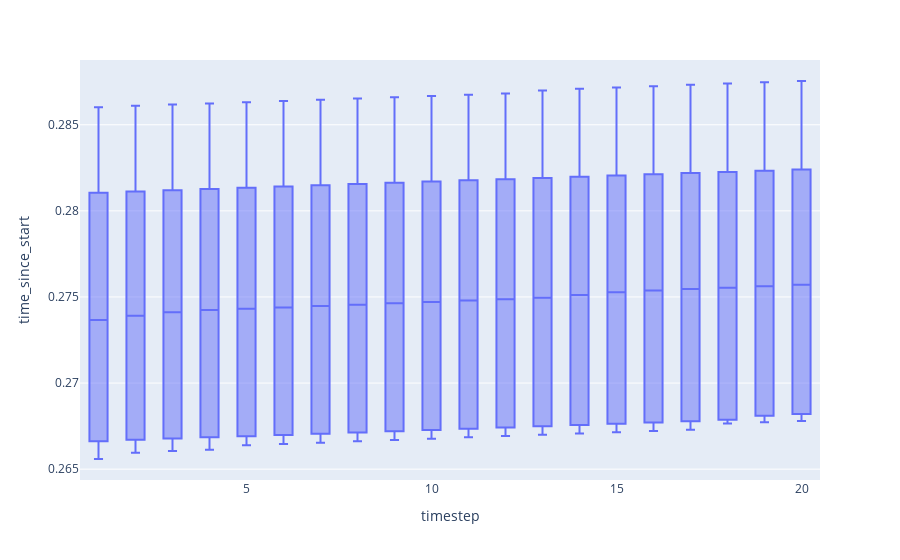

Notebook source saved alongside this figure:
### Code cell
from cadCAD_tools.profiling.visualizations import visualize_elapsed_time_per_ts

visualize_elapsed_time_per_ts(df, relative=False)

### Figure 1 — Plotly figure (JSON) as saved in the notebook; plotly's stock layout.template omitted (floating-point values rounded to 4 significant figures; data arrays with more than 128 entries replaced by an {"elided": "..."} marker saying what was removed)
{"data": [{"alignmentgroup": "True", "hovertemplate": "timestep=%{x}<br>time_since_start=%{y}<extra></extra>", "legendgroup": "", "marker": {"color": "#636efa"}, "name": "", "notched": false, "offsetgroup": "", "orientation": "v", "showlegend": false, "type": "box", "x": {"elided": "210 int values"}, "x0": " ", "xaxis": "x", "y": {"elided": "210 float values"}, "y0": " ", "yaxis": "y"}], "layout": {"boxmode": "group", "legend": {"tracegroupgap": 0}, "margin": {"t": 60}, "xaxis": {"anchor": "y", "domain": [0, 1], "title": {"text": "timestep"}}, "yaxis": {"anchor": "x", "domain": [0, 1], "title": {"text": "time_since_start"}}}}
